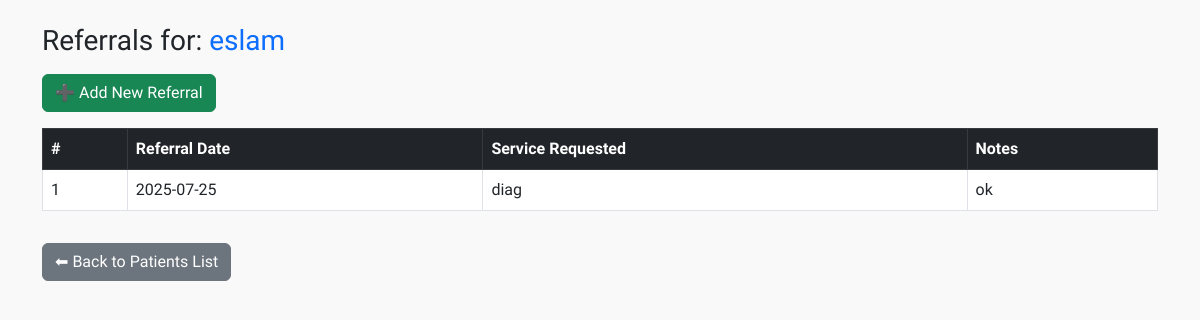
/referrals.php?patient_id=6, run on the app's committed database.
### tables this page shows
CREATE TABLE `patients` (
  `id` int(11) NOT NULL,
  `name` varchar(255) DEFAULT NULL,
  `dob` date DEFAULT NULL,
  `phone` varchar(20) DEFAULT NULL,
  `address` varchar(255) DEFAULT NULL,
  `created_at` datetime DEFAULT current_timestamp(),
  `gender` varchar(10) DEFAULT NULL
);

CREATE TABLE `referrals` (
  `id` int(11) NOT NULL,
  `patient_id` int(11) NOT NULL,
  `referral_date` date DEFAULT NULL,
  `service_requested` varchar(255) DEFAULT NULL,
  `notes` text DEFAULT NULL,
  `created_at` timestamp NOT NULL DEFAULT current_timestamp()
);

### referrals.php (the view, shortened to what this page needs)
<?php
include 'config/db.php';
$patient_id = intval($_GET['patient_id']);
$stmt = $conn->prepare("SELECT name FROM patients WHERE id = ?");
$stmt->bind_param("i", $patient_id);
$stmt->execute();
$result = $stmt->get_result();
$patient = $result->fetch_assoc();
$referrals = $conn->query("SELECT * FROM referrals WHERE patient_id = $patient_id ORDER BY id DESC");
?>
<!DOCTYPE html>
<html lang="en">
<head>
  <link rel="stylesheet" href="https://cdn.jsdelivr.net/npm/bootstrap@5.3.0/dist/css/bootstrap.min.css">
</head>
<body class="p-4">
  <div class="container">
    <h3 class="mb-3">Referrals for: <span class="text-primary"><?= htmlspecialchars($patient['name']) ?></span></h3>
<a href="add_referral.php?patient_id=<?= $patient_id ?>" class="btn btn-success mb-3">➕ Add New Referral</a>
    <table class="table table-bordered bg-white">
      <thead class="table-dark">
        <tr>
          <th>#</th>
          <th>Referral Date</th>
          <th>Service Requested</th>
          <th>Notes</th>
        </tr>
      </thead>
      <tbody>
        <?php if ($referrals->num_rows > 0): ?>
          <?php while($row = $referrals->fetch_assoc()): ?>
            <tr>
              <td><?= $row['id'] ?></td>
              <td><?= $row['referral_date'] ?></td>
              <td><?= htmlspecialchars($row['service_requested']) ?></td>
              <td><?= nl2br(htmlspecialchars($row['notes'])) ?></td>
            </tr>
          <?php endwhile; ?>
        <?php else: ?>
          <tr>
            <td colspan="4" class="text-center text-muted">No referrals found for this patient.</td>
          </tr>
        <?php endif; ?>
      </tbody>
    </table>
    <a href="patients.php" class="btn btn-secondary mt-3">⬅ Back to Patients List</a>
  </div>
</body>
</html>

### referrals.php (style rules this page uses)
body { font-family: 'Cairo', sans-serif; background: #f9f9f9; }
.table th, .table td { vertical-align: middle; }

### data on the page
patients: name "eslam"
referrals: id "1", referral_date "2025-07-25", service_requested "diag", notes "ok"
